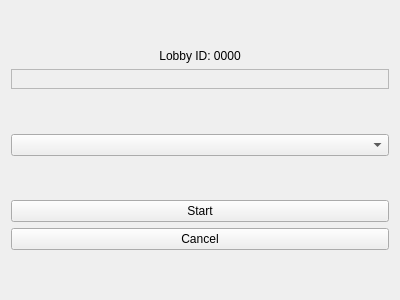
<?xml version="1.0" encoding="UTF-8"?>
<ui version="4.0">
 <class>LobbyHostWidget</class>
 <widget class="QWidget" name="LobbyHostWidget">
  <property name="geometry">
   <rect>
    <x>0</x>
    <y>0</y>
    <width>400</width>
    <height>300</height>
   </rect>
  </property>
  <property name="windowTitle">
   <string>Form</string>
  </property>
  <layout class="QVBoxLayout" name="verticalLayout">
   <item>
    <spacer name="verticalSpacerTop">
     <property name="orientation">
      <enum>Qt::Orientation::Vertical</enum>
     </property>
     <property name="sizeHint" stdset="0">
      <size>
       <width>20</width>
       <height>40</height>
      </size>
     </property>
    </spacer>
   </item>
   <item>
    <widget class="QLabel" name="lobbyIDLabel">
     <property name="text">
      <string>Lobby ID: 0000</string>
     </property>
     <property name="alignment">
      <set>Qt::AlignmentFlag::AlignCenter</set>
     </property>
    </widget>
   </item>
   <item>
    <widget class="QFrame" name="players">
     <property name="sizePolicy">
      <sizepolicy hsizetype="Preferred" vsizetype="Preferred">
       <horstretch>0</horstretch>
       <verstretch>0</verstretch>
      </sizepolicy>
     </property>
     <property name="frameShape">
      <enum>QFrame::Shape::StyledPanel</enum>
     </property>
     <property name="frameShadow">
      <enum>QFrame::Shadow::Raised</enum>
     </property>
     <layout class="QVBoxLayout" name="verticalLayout_3"/>
    </widget>
   </item>
   <item>
    <spacer name="verticalSpacerMid">
     <property name="orientation">
      <enum>Qt::Orientation::Vertical</enum>
     </property>
     <property name="sizeHint" stdset="0">
      <size>
       <width>20</width>
       <height>40</height>
      </size>
     </property>
    </spacer>
   </item>
   <item>
    <widget class="QComboBox" name="mapDropdown"/>
   </item>
   <item>
    <spacer name="verticalSpacer">
     <property name="orientation">
      <enum>Qt::Orientation::Vertical</enum>
     </property>
     <property name="sizeHint" stdset="0">
      <size>
       <width>20</width>
       <height>40</height>
      </size>
     </property>
    </spacer>
   </item>
   <item>
    <widget class="QPushButton" name="startButton">
     <property name="text">
      <string>Start</string>
     </property>
    </widget>
   </item>
   <item>
    <widget class="QPushButton" name="cancelButton">
     <property name="text">
      <string>Cancel</string>
     </property>
    </widget>
   </item>
   <item>
    <spacer name="verticalSpacerBottom">
     <property name="orientation">
      <enum>Qt::Orientation::Vertical</enum>
     </property>
     <property name="sizeHint" stdset="0">
      <size>
       <width>20</width>
       <height>40</height>
      </size>
     </property>
    </spacer>
   </item>
  </layout>
 </widget>
 <resources/>
 <connections/>
</ui>
